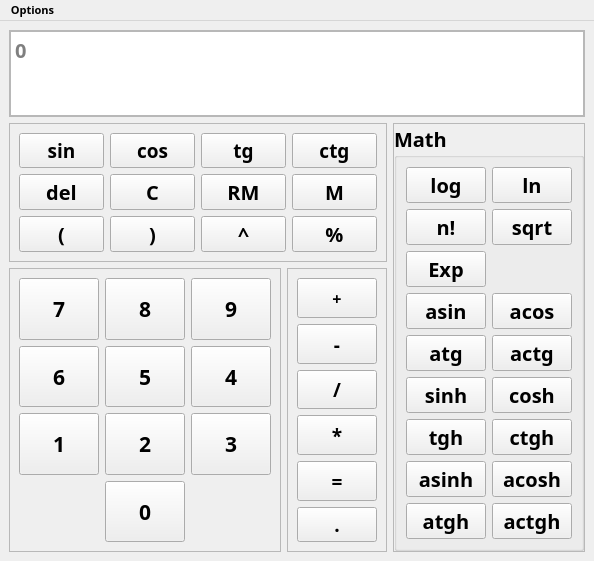
<?xml version="1.0" encoding="UTF-8"?>
<ui version="4.0">
 <class>MainWindow</class>
 <widget class="QMainWindow" name="MainWindow">
  <property name="geometry">
   <rect>
    <x>0</x>
    <y>0</y>
    <width>584</width>
    <height>561</height>
   </rect>
  </property>
  <property name="sizePolicy">
   <sizepolicy hsizetype="MinimumExpanding" vsizetype="MinimumExpanding">
    <horstretch>0</horstretch>
    <verstretch>0</verstretch>
   </sizepolicy>
  </property>
  <property name="font">
   <font>
    <family>Segoe Print</family>
    <pointsize>8</pointsize>
    <weight>75</weight>
    <bold>true</bold>
   </font>
  </property>
  <property name="windowTitle">
   <string>AwesomeCalculator</string>
  </property>
  <widget class="QWidget" name="centralwidget">
   <property name="font">
    <font>
     <pointsize>15</pointsize>
    </font>
   </property>
   <layout class="QGridLayout" name="gridLayout_3" rowstretch="2,0,0,0" columnstretch="0,0,0,0">
    <item row="2" column="0" colspan="2">
     <widget class="QFrame" name="frame_4">
      <property name="frameShape">
       <enum>QFrame::StyledPanel</enum>
      </property>
      <property name="frameShadow">
       <enum>QFrame::Raised</enum>
      </property>
      <layout class="QGridLayout" name="gridLayout_6">
       <item row="1" column="1">
        <widget class="QPushButton" name="cos_button">
         <property name="sizePolicy">
          <sizepolicy hsizetype="Expanding" vsizetype="Fixed">
           <horstretch>0</horstretch>
           <verstretch>0</verstretch>
          </sizepolicy>
         </property>
         <property name="font">
          <font>
           <family>Segoe Print</family>
           <pointsize>14</pointsize>
           <weight>75</weight>
           <bold>true</bold>
          </font>
         </property>
         <property name="text">
          <string>cos</string>
         </property>
        </widget>
       </item>
       <item row="1" column="2">
        <widget class="QPushButton" name="tan_button">
         <property name="sizePolicy">
          <sizepolicy hsizetype="Expanding" vsizetype="Fixed">
           <horstretch>0</horstretch>
           <verstretch>0</verstretch>
          </sizepolicy>
         </property>
         <property name="font">
          <font>
           <family>Segoe Print</family>
           <pointsize>14</pointsize>
           <weight>75</weight>
           <bold>true</bold>
          </font>
         </property>
         <property name="text">
          <string>tg</string>
         </property>
        </widget>
       </item>
       <item row="1" column="3">
        <widget class="QPushButton" name="cotan_button">
         <property name="sizePolicy">
          <sizepolicy hsizetype="Expanding" vsizetype="Fixed">
           <horstretch>0</horstretch>
           <verstretch>0</verstretch>
          </sizepolicy>
         </property>
         <property name="font">
          <font>
           <pointsize>14</pointsize>
          </font>
         </property>
         <property name="text">
          <string>ctg</string>
         </property>
        </widget>
       </item>
       <item row="1" column="0">
        <widget class="QPushButton" name="sin_button">
         <property name="sizePolicy">
          <sizepolicy hsizetype="Expanding" vsizetype="Fixed">
           <horstretch>0</horstretch>
           <verstretch>0</verstretch>
          </sizepolicy>
         </property>
         <property name="font">
          <font>
           <family>Segoe Print</family>
           <pointsize>14</pointsize>
           <weight>75</weight>
           <bold>true</bold>
          </font>
         </property>
         <property name="text">
          <string>sin</string>
         </property>
        </widget>
       </item>
       <item row="2" column="0">
        <widget class="QPushButton" name="del_button">
         <property name="text">
          <string>del</string>
         </property>
        </widget>
       </item>
       <item row="2" column="1">
        <widget class="QPushButton" name="clear_button">
         <property name="text">
          <string>C</string>
         </property>
        </widget>
       </item>
       <item row="2" column="2">
        <widget class="QPushButton" name="fromMem_button">
         <property name="text">
          <string>RM</string>
         </property>
        </widget>
       </item>
       <item row="2" column="3">
        <widget class="QPushButton" name="toMem_button">
         <property name="text">
          <string>M</string>
         </property>
        </widget>
       </item>
       <item row="3" column="0">
        <widget class="QPushButton" name="opparen_button">
         <property name="text">
          <string>(</string>
         </property>
        </widget>
       </item>
       <item row="3" column="1">
        <widget class="QPushButton" name="clparen_button">
         <property name="text">
          <string>)</string>
         </property>
        </widget>
       </item>
       <item row="3" column="2">
        <widget class="QPushButton" name="pow_button">
         <property name="text">
          <string>^</string>
         </property>
        </widget>
       </item>
       <item row="3" column="3">
        <widget class="QPushButton" name="mod_button">
         <property name="text">
          <string>%</string>
         </property>
        </widget>
       </item>
      </layout>
     </widget>
    </item>
    <item row="0" column="0" rowspan="2" colspan="3">
     <widget class="QScrollArea" name="scrollArea">
      <property name="sizePolicy">
       <sizepolicy hsizetype="Expanding" vsizetype="Minimum">
        <horstretch>0</horstretch>
        <verstretch>0</verstretch>
       </sizepolicy>
      </property>
      <property name="font">
       <font>
        <pointsize>15</pointsize>
       </font>
      </property>
      <property name="widgetResizable">
       <bool>true</bool>
      </property>
      <widget class="QWidget" name="scrollAreaWidgetContents">
       <property name="geometry">
        <rect>
         <x>0</x>
         <y>0</y>
         <width>564</width>
         <height>69</height>
        </rect>
       </property>
       <property name="sizePolicy">
        <sizepolicy hsizetype="Preferred" vsizetype="Ignored">
         <horstretch>0</horstretch>
         <verstretch>0</verstretch>
        </sizepolicy>
       </property>
       <property name="font">
        <font>
         <pointsize>14</pointsize>
        </font>
       </property>
       <layout class="QVBoxLayout" name="verticalLayout">
        <property name="leftMargin">
         <number>0</number>
        </property>
        <property name="topMargin">
         <number>0</number>
        </property>
        <property name="rightMargin">
         <number>0</number>
        </property>
        <property name="bottomMargin">
         <number>0</number>
        </property>
        <item>
         <widget class="QTextBrowser" name="result_field">
          <property name="sizePolicy">
           <sizepolicy hsizetype="Expanding" vsizetype="Ignored">
            <horstretch>0</horstretch>
            <verstretch>0</verstretch>
           </sizepolicy>
          </property>
          <property name="baseSize">
           <size>
            <width>0</width>
            <height>100</height>
           </size>
          </property>
          <property name="font">
           <font>
            <pointsize>15</pointsize>
           </font>
          </property>
          <property name="layoutDirection">
           <enum>Qt::LeftToRight</enum>
          </property>
          <property name="html">
           <string>&lt;!DOCTYPE HTML PUBLIC &quot;-//W3C//DTD HTML 4.0//EN&quot; &quot;http://www.w3.org/TR/REC-html40/strict.dtd&quot;&gt;
&lt;html&gt;&lt;head&gt;&lt;meta name=&quot;qrichtext&quot; content=&quot;1&quot; /&gt;&lt;style type=&quot;text/css&quot;&gt;
p, li { white-space: pre-wrap; }
&lt;/style&gt;&lt;/head&gt;&lt;body style=&quot; font-family:'Segoe Print'; font-size:15pt; font-weight:600; font-style:normal;&quot;&gt;
&lt;p style=&quot;-qt-paragraph-type:empty; margin-top:0px; margin-bottom:0px; margin-left:0px; margin-right:0px; -qt-block-indent:0; text-indent:0px;&quot;&gt;&lt;br /&gt;&lt;/p&gt;&lt;/body&gt;&lt;/html&gt;</string>
          </property>
          <property name="placeholderText">
           <string>0</string>
          </property>
         </widget>
        </item>
       </layout>
      </widget>
     </widget>
    </item>
    <item row="3" column="1">
     <widget class="QFrame" name="frame_2">
      <property name="sizePolicy">
       <sizepolicy hsizetype="Fixed" vsizetype="Expanding">
        <horstretch>0</horstretch>
        <verstretch>0</verstretch>
       </sizepolicy>
      </property>
      <property name="font">
       <font>
        <family>Segoe Script</family>
        <pointsize>14</pointsize>
        <weight>75</weight>
        <bold>true</bold>
       </font>
      </property>
      <property name="frameShape">
       <enum>QFrame::StyledPanel</enum>
      </property>
      <property name="frameShadow">
       <enum>QFrame::Raised</enum>
      </property>
      <layout class="QGridLayout" name="gridLayout_2">
       <item row="4" column="0">
        <widget class="QPushButton" name="result_button">
         <property name="sizePolicy">
          <sizepolicy hsizetype="Expanding" vsizetype="Expanding">
           <horstretch>0</horstretch>
           <verstretch>0</verstretch>
          </sizepolicy>
         </property>
         <property name="text">
          <string>=</string>
         </property>
        </widget>
       </item>
       <item row="1" column="0">
        <widget class="QPushButton" name="minus_button">
         <property name="sizePolicy">
          <sizepolicy hsizetype="Expanding" vsizetype="Expanding">
           <horstretch>0</horstretch>
           <verstretch>0</verstretch>
          </sizepolicy>
         </property>
         <property name="text">
          <string>-</string>
         </property>
        </widget>
       </item>
       <item row="3" column="0">
        <widget class="QPushButton" name="mul_button">
         <property name="sizePolicy">
          <sizepolicy hsizetype="Expanding" vsizetype="Expanding">
           <horstretch>0</horstretch>
           <verstretch>0</verstretch>
          </sizepolicy>
         </property>
         <property name="text">
          <string>*</string>
         </property>
        </widget>
       </item>
       <item row="0" column="0">
        <widget class="QPushButton" name="plus_button">
         <property name="sizePolicy">
          <sizepolicy hsizetype="Expanding" vsizetype="Expanding">
           <horstretch>0</horstretch>
           <verstretch>0</verstretch>
          </sizepolicy>
         </property>
         <property name="font">
          <font>
           <pointsize>12</pointsize>
          </font>
         </property>
         <property name="text">
          <string>+</string>
         </property>
        </widget>
       </item>
       <item row="2" column="0">
        <widget class="QPushButton" name="division_button">
         <property name="sizePolicy">
          <sizepolicy hsizetype="Expanding" vsizetype="Expanding">
           <horstretch>0</horstretch>
           <verstretch>0</verstretch>
          </sizepolicy>
         </property>
         <property name="text">
          <string>/</string>
         </property>
        </widget>
       </item>
       <item row="5" column="0">
        <widget class="QPushButton" name="dot_button">
         <property name="text">
          <string>.</string>
         </property>
        </widget>
       </item>
      </layout>
     </widget>
    </item>
    <item row="3" column="0">
     <widget class="QFrame" name="frame">
      <property name="sizePolicy">
       <sizepolicy hsizetype="Expanding" vsizetype="Expanding">
        <horstretch>0</horstretch>
        <verstretch>0</verstretch>
       </sizepolicy>
      </property>
      <property name="font">
       <font>
        <family>Segoe Print</family>
        <pointsize>16</pointsize>
        <weight>75</weight>
        <bold>true</bold>
       </font>
      </property>
      <property name="frameShape">
       <enum>QFrame::StyledPanel</enum>
      </property>
      <property name="frameShadow">
       <enum>QFrame::Raised</enum>
      </property>
      <layout class="QGridLayout" name="gridLayout">
       <item row="3" column="0">
        <widget class="QPushButton" name="one_button">
         <property name="sizePolicy">
          <sizepolicy hsizetype="Expanding" vsizetype="Expanding">
           <horstretch>0</horstretch>
           <verstretch>0</verstretch>
          </sizepolicy>
         </property>
         <property name="text">
          <string>1</string>
         </property>
        </widget>
       </item>
       <item row="3" column="2">
        <widget class="QPushButton" name="three_button">
         <property name="sizePolicy">
          <sizepolicy hsizetype="Expanding" vsizetype="Expanding">
           <horstretch>0</horstretch>
           <verstretch>0</verstretch>
          </sizepolicy>
         </property>
         <property name="text">
          <string>3</string>
         </property>
        </widget>
       </item>
       <item row="4" column="1">
        <widget class="QPushButton" name="zero_button">
         <property name="sizePolicy">
          <sizepolicy hsizetype="Expanding" vsizetype="Expanding">
           <horstretch>0</horstretch>
           <verstretch>0</verstretch>
          </sizepolicy>
         </property>
         <property name="text">
          <string>0</string>
         </property>
        </widget>
       </item>
       <item row="2" column="0">
        <widget class="QPushButton" name="six_button">
         <property name="sizePolicy">
          <sizepolicy hsizetype="Expanding" vsizetype="Expanding">
           <horstretch>0</horstretch>
           <verstretch>0</verstretch>
          </sizepolicy>
         </property>
         <property name="text">
          <string>6</string>
         </property>
        </widget>
       </item>
       <item row="3" column="1">
        <widget class="QPushButton" name="two_button">
         <property name="sizePolicy">
          <sizepolicy hsizetype="Expanding" vsizetype="Expanding">
           <horstretch>0</horstretch>
           <verstretch>0</verstretch>
          </sizepolicy>
         </property>
         <property name="text">
          <string>2</string>
         </property>
        </widget>
       </item>
       <item row="2" column="1">
        <widget class="QPushButton" name="five_button">
         <property name="sizePolicy">
          <sizepolicy hsizetype="Expanding" vsizetype="Expanding">
           <horstretch>0</horstretch>
           <verstretch>0</verstretch>
          </sizepolicy>
         </property>
         <property name="text">
          <string>5</string>
         </property>
        </widget>
       </item>
       <item row="1" column="2">
        <widget class="QPushButton" name="nine_button">
         <property name="sizePolicy">
          <sizepolicy hsizetype="Expanding" vsizetype="Expanding">
           <horstretch>0</horstretch>
           <verstretch>0</verstretch>
          </sizepolicy>
         </property>
         <property name="text">
          <string>9</string>
         </property>
        </widget>
       </item>
       <item row="2" column="2">
        <widget class="QPushButton" name="four_button">
         <property name="sizePolicy">
          <sizepolicy hsizetype="Expanding" vsizetype="Expanding">
           <horstretch>0</horstretch>
           <verstretch>0</verstretch>
          </sizepolicy>
         </property>
         <property name="text">
          <string>4</string>
         </property>
        </widget>
       </item>
       <item row="1" column="0">
        <widget class="QPushButton" name="seven_button">
         <property name="sizePolicy">
          <sizepolicy hsizetype="Expanding" vsizetype="Expanding">
           <horstretch>0</horstretch>
           <verstretch>0</verstretch>
          </sizepolicy>
         </property>
         <property name="text">
          <string>7</string>
         </property>
        </widget>
       </item>
       <item row="1" column="1">
        <widget class="QPushButton" name="eight_button">
         <property name="sizePolicy">
          <sizepolicy hsizetype="Expanding" vsizetype="Expanding">
           <horstretch>0</horstretch>
           <verstretch>0</verstretch>
          </sizepolicy>
         </property>
         <property name="text">
          <string>8</string>
         </property>
        </widget>
       </item>
      </layout>
     </widget>
    </item>
    <item row="2" column="2" rowspan="2">
     <widget class="QFrame" name="frame_3">
      <property name="frameShape">
       <enum>QFrame::StyledPanel</enum>
      </property>
      <property name="frameShadow">
       <enum>QFrame::Raised</enum>
      </property>
      <layout class="QFormLayout" name="formLayout">
       <property name="horizontalSpacing">
        <number>0</number>
       </property>
       <property name="verticalSpacing">
        <number>2</number>
       </property>
       <property name="leftMargin">
        <number>0</number>
       </property>
       <property name="topMargin">
        <number>0</number>
       </property>
       <property name="rightMargin">
        <number>0</number>
       </property>
       <property name="bottomMargin">
        <number>0</number>
       </property>
       <item row="0" column="1">
        <widget class="QGroupBox" name="groupBox_2">
         <property name="title">
          <string>Math</string>
         </property>
         <layout class="QGridLayout" name="gridLayout_8">
          <item row="2" column="0">
           <widget class="QPushButton" name="exp_button">
            <property name="text">
             <string>Exp</string>
            </property>
           </widget>
          </item>
          <item row="1" column="0">
           <widget class="QPushButton" name="factorial_button">
            <property name="text">
             <string>n!</string>
            </property>
           </widget>
          </item>
          <item row="1" column="1">
           <widget class="QPushButton" name="sqrt_button">
            <property name="text">
             <string>sqrt</string>
            </property>
           </widget>
          </item>
          <item row="4" column="0">
           <widget class="QPushButton" name="atg_button">
            <property name="text">
             <string>atg</string>
            </property>
           </widget>
          </item>
          <item row="6" column="1">
           <widget class="QPushButton" name="ctgh_button">
            <property name="text">
             <string>ctgh</string>
            </property>
           </widget>
          </item>
          <item row="3" column="0">
           <widget class="QPushButton" name="asin_button">
            <property name="text">
             <string>asin</string>
            </property>
           </widget>
          </item>
          <item row="5" column="1">
           <widget class="QPushButton" name="cosh_button">
            <property name="text">
             <string>cosh</string>
            </property>
           </widget>
          </item>
          <item row="0" column="1">
           <widget class="QPushButton" name="log_e_button">
            <property name="text">
             <string>ln</string>
            </property>
           </widget>
          </item>
          <item row="0" column="0">
           <widget class="QPushButton" name="log_ten_button">
            <property name="text">
             <string>log</string>
            </property>
           </widget>
          </item>
          <item row="8" column="0">
           <widget class="QPushButton" name="atgh_button">
            <property name="text">
             <string>atgh</string>
            </property>
           </widget>
          </item>
          <item row="8" column="1">
           <widget class="QPushButton" name="actgh_button">
            <property name="text">
             <string>actgh</string>
            </property>
           </widget>
          </item>
          <item row="6" column="0">
           <widget class="QPushButton" name="tgh_button">
            <property name="text">
             <string>tgh</string>
            </property>
           </widget>
          </item>
          <item row="4" column="1">
           <widget class="QPushButton" name="actg_button">
            <property name="text">
             <string>actg</string>
            </property>
           </widget>
          </item>
          <item row="5" column="0">
           <widget class="QPushButton" name="sinh_button">
            <property name="text">
             <string>sinh</string>
            </property>
           </widget>
          </item>
          <item row="3" column="1">
           <widget class="QPushButton" name="acos_button">
            <property name="text">
             <string>acos</string>
            </property>
           </widget>
          </item>
          <item row="7" column="0">
           <widget class="QPushButton" name="asinh_button">
            <property name="text">
             <string>asinh</string>
            </property>
           </widget>
          </item>
          <item row="7" column="1">
           <widget class="QPushButton" name="acosh_button">
            <property name="text">
             <string>acosh</string>
            </property>
           </widget>
          </item>
         </layout>
        </widget>
       </item>
      </layout>
     </widget>
    </item>
   </layout>
  </widget>
  <widget class="QMenuBar" name="menuBar">
   <property name="geometry">
    <rect>
     <x>0</x>
     <y>0</y>
     <width>584</width>
     <height>21</height>
    </rect>
   </property>
   <widget class="QMenu" name="menuOptions">
    <property name="title">
     <string>Options</string>
    </property>
    <addaction name="actionRegular"/>
    <addaction name="actionExtended"/>
   </widget>
   <addaction name="menuOptions"/>
  </widget>
  <action name="actionRegular">
   <property name="checkable">
    <bool>true</bool>
   </property>
   <property name="checked">
    <bool>false</bool>
   </property>
   <property name="text">
    <string>Regular</string>
   </property>
  </action>
  <action name="actionExtended">
   <property name="checkable">
    <bool>true</bool>
   </property>
   <property name="checked">
    <bool>true</bool>
   </property>
   <property name="text">
    <string>Extended</string>
   </property>
  </action>
 </widget>
 <resources/>
 <connections/>
</ui>
